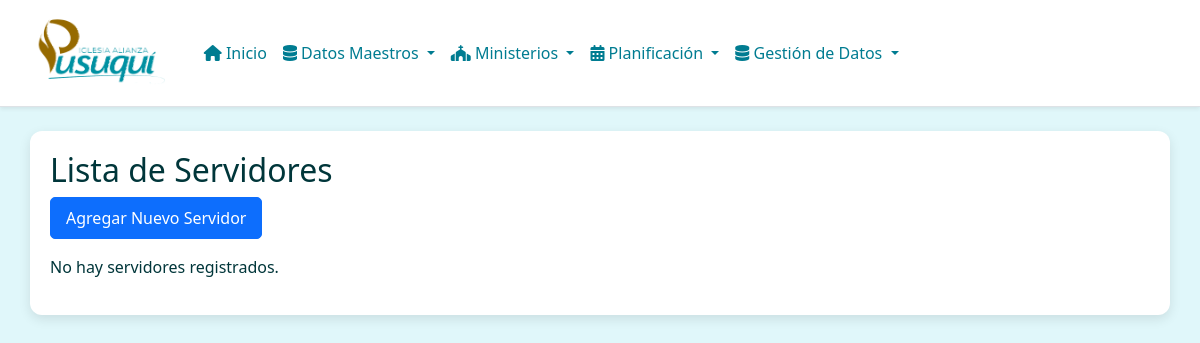
Before: /alabanza/servers/ with the older database file.
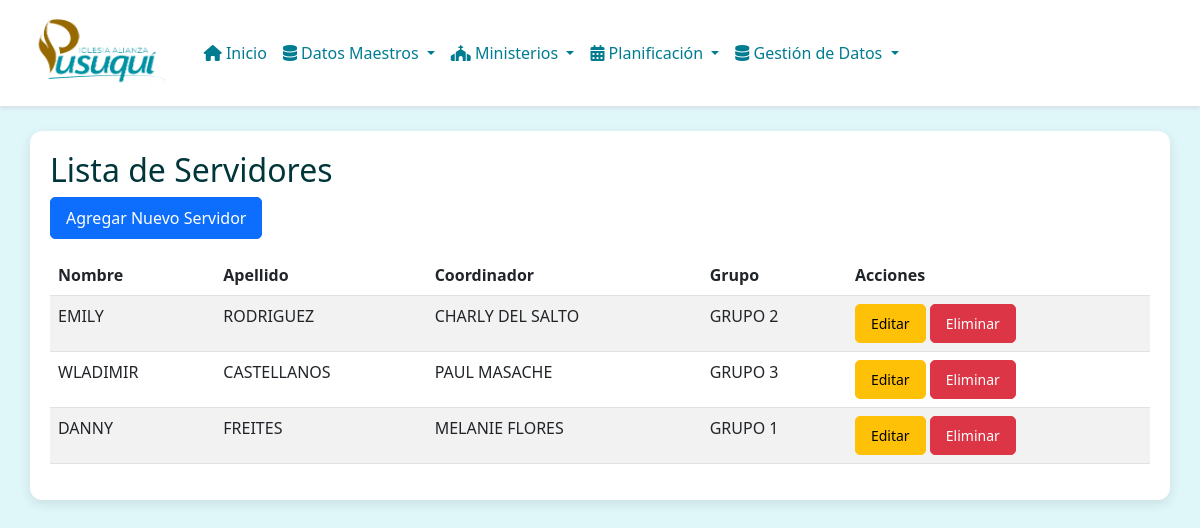
After: the same page with the newer database file.
### alabanza/models.py (models this page shows, shortened)
class Server(models.Model):
    name = models.CharField(max_length=128)
    surname = models.CharField(max_length=128)
    coordinator = models.ForeignKey(Coordinator, on_delete=models.PROTECT)
    group = models.ForeignKey(Group, on_delete=models.PROTECT)

class Coordinator(models.Model):
    name = models.CharField(max_length=128)
    surname = models.CharField(max_length=128)
    def __str__(self):
        return f"{self.name} {self.surname}"

class Group(models.Model):
    name = models.CharField(max_length=16)
    description = models.CharField(max_length=64)
    def __str__(self):
        return self.name

### alabanza/views.py (the view)
# urls.py: path('servers/', views.ServerListView.as_view(), name='server_list'),
class ServerListView(ListView):
    model = Server
    template_name = 'alabanza/server_list.html'
    context_object_name = 'servers'

### alabanza/templates/alabanza/server_list.html (shortened to what this page needs)
{% extends "base.html" %}
{% block body %}
<h2>Lista de Servidores</h2>
<a href="{% url 'alabanza:server_create' %}" class="btn btn-primary mb-3">Agregar Nuevo Servidor</a>
{% if servers %}
    <table class="table table-striped">
        <thead>
            <tr>
                <th>Nombre</th>
                <th>Apellido</th>
                <th>Coordinador</th>
                <th>Grupo</th>
                <th>Acciones</th>
            </tr>
        </thead>
        <tbody>
            {% for server in servers %}
            <tr>
                <td>{{ server.name }}</td>
                <td>{{ server.surname }}</td>
                <td>{{ server.coordinator }}</td>
                <td>{{ server.group }}</td>
                <td>
                    <a href="{% url 'alabanza:server_update' server.pk %}" class="btn btn-sm btn-warning">Editar</a>
                    <a href="{% url 'alabanza:server_delete' server.pk %}" class="btn btn-sm btn-danger">Eliminar</a>
                </td>
            </tr>
            {% endfor %}
        </tbody>
    </table>
{% else %}
    <p>No hay servidores registrados.</p>
{% endif %}
{% endblock %}

Changed rows visible on the page:
added Server: name "EMILY", surname "RODRIGUEZ", coordinator "CHARLY DEL SALTO", group "GRUPO 2"
added Server: name "WLADIMIR", surname "CASTELLANOS", coordinator "PAUL MASACHE", group "GRUPO 3"
added Server: name "DANNY", surname "FREITES", coordinator "MELANIE FLORES", group "GRUPO 1"
Other visible differences:
text no longer shown: "No hay servidores registrados."
text now shown: "Nombre Apellido Coordinador Grupo Acciones"
